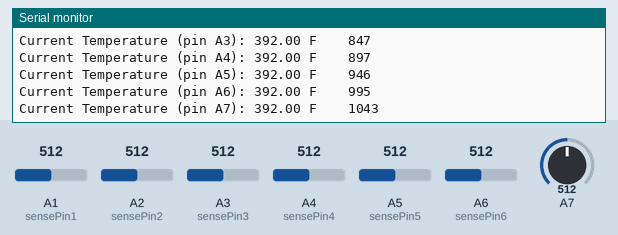
Recording of a sketch running on a simulated Arduino Nano, built with avr-gcc and run on an emulated ATmega328P. Parts: the last lines printed to the serial monitor. The inputs (shaded band) are chosen by the test bench; at power-on: A1 (sensePin1) = 512, A2 (sensePin2) = 512, A3 (sensePin3) = 512, A4 (sensePin4) = 512, A5 (sensePin5) = 512, A6 (sensePin6) = 512, A7 = 512.

Above: at 1.5 s.
1.6 s: A1 (sensePin1) set to 716
At 2.15 s:
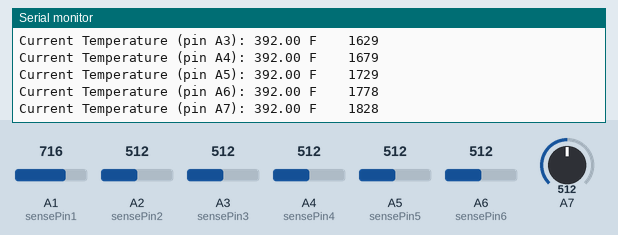
3.1 s: A2 (sensePin2) set to 716
At 3.72 s:
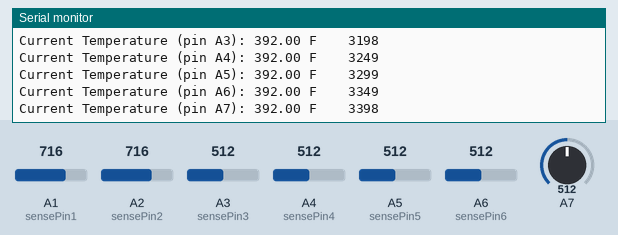
4.6 s: A3 (sensePin3) set to 716
At 5.29 s:
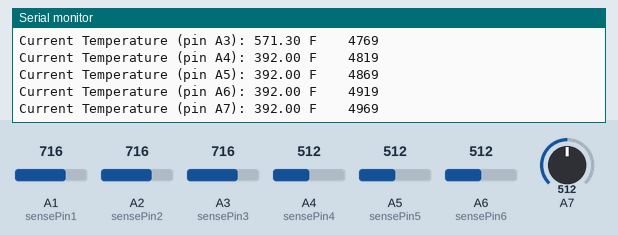
6.1 s: A4 (sensePin4) set to 716
At 6.86 s:
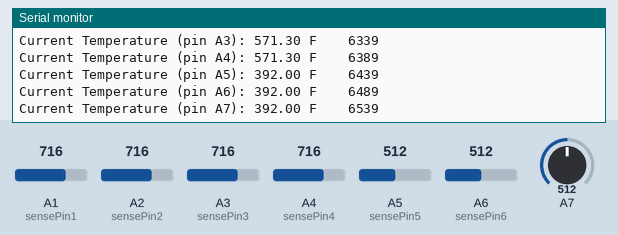
7.6 s: A5 (sensePin5) set to 716
At 7.65 s:
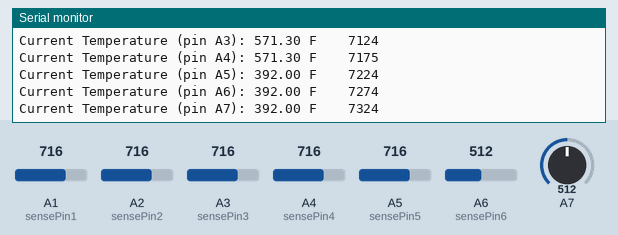
11.2 s: A6 (sensePin6) set to 716
At 11.59 s:
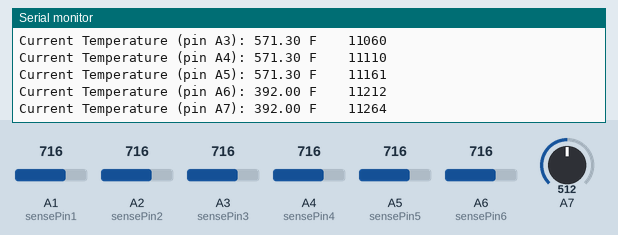
Timing chart, 0 to 13.7 s (numbered marks = the images above; inputs shaded):
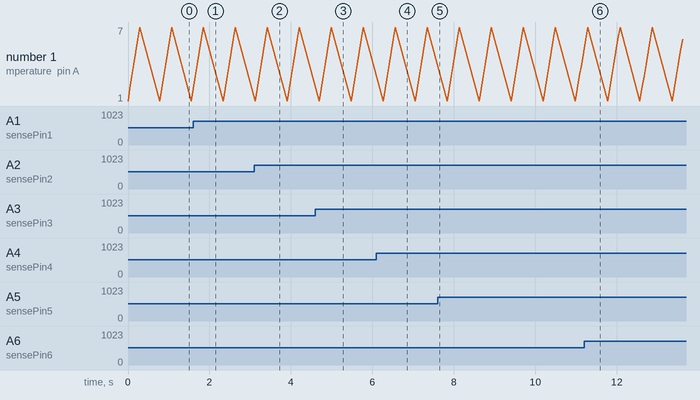

Measured:
- after the input at 3.1 s, the serial monitor: prints a new line after 0.07 s (image 2)
- after the input at 4.6 s, the serial monitor: prints a new line after 0.19 s (image 3)
- after the input at 6.1 s, the serial monitor: prints a new line after 0.31 s (image 4)

The sketch:

TMP_shield_test_V2.ino
```cpp
//#include <SparkFun_HIH4030.h>
#include <Wire.h>
// This is the Arduino Pin that will read the sensor output
int sensePin0 = A0; int sensePin1 = A1; int sensePin2 = A2; int sensePin3 = A3; int sensePin4 = A4; int sensePin5 = A5; int sensePin6 = A6;

// The variable we will use to store the sensor input
int sensorInput[7];

// The variable we will use to store temperature in degrees.
double temp[7];

// Analog IO Pin Connected to OUT
#define HIH4030_OUT A0

// Supply Voltage - 5 V
#define HIH4030_SUPPLY 5

//HIH4030 sensorSpecs(HIH4030_OUT, HIH4030_SUPPLY);

void setup() {
  // put your setup code here, to run once:
Serial.begin(9600);                 // Start the Serial Port at 9600 baud
//Wire.begin();                     // I2C: Utilized by TMP102 Temperature Sensor
}

void printData(double * temp){

  for (int i=0; i<7; i++) {
    Serial.print("Current Temperature (pin A");
    Serial.print(i+1); Serial.print("): ");

    Serial.print(temp[i]); Serial.print(" F    ");
    Serial.println(millis());
  }
}

void loop() {

  // put your main code here, to run repeatedly:
sensorInput[0]  = analogRead(A1);     // TMP
sensorInput[1]  = analogRead(A2);     // TMP
sensorInput[2]  = analogRead(A3);     // TMP
sensorInput[3]  = analogRead(A4);     // TMP
sensorInput[4]  = analogRead(A5);     // TMP
sensorInput[5]  = analogRead(A6);     // TMP
sensorInput[6]  = analogRead(A7);     // TMP

  for(int i=0; i<7; i++) {
    temp[i] = (double) sensorInput[i] / 1024.0; // find percentage of input reading
    temp[i] *= 5;                               // multiply by 5V to get voltage
    temp[i] -= 0.5;                             // Subtract the offset
    temp[i] *= 100;                             // Convert to degrees C

    temp[i] = 9.0/5.0*temp[i] + 32.0;           // Convert to deg F
  }

printData(temp);
Serial.println();                     // Return Space Between Readings

delay(500); // wait 0.5 sec between readings

}

//// Print to txt file
//Serial.println(value);
//
//import processing.serial.*;
//Serial mySerial;
//PrintWriter output;
//void setup() {
//   mySerial   = new Serial( this, Serial.list()[0], 9600 );
//   output     = createWriter( "data.txt" );
//}
//void draw() {
//    if (mySerial.available() > 0 ) {
//         String value = mySerial.readString();
//         if ( value != null ) {
//              output.println( value );
//         }
//    }
//}
//
//void keyPressed() {
//    output.flush();  // Writes the remaining data to the file
//    output.close();  // Finishes the file
//    exit();  // Stops the program
//}
//
//
```
